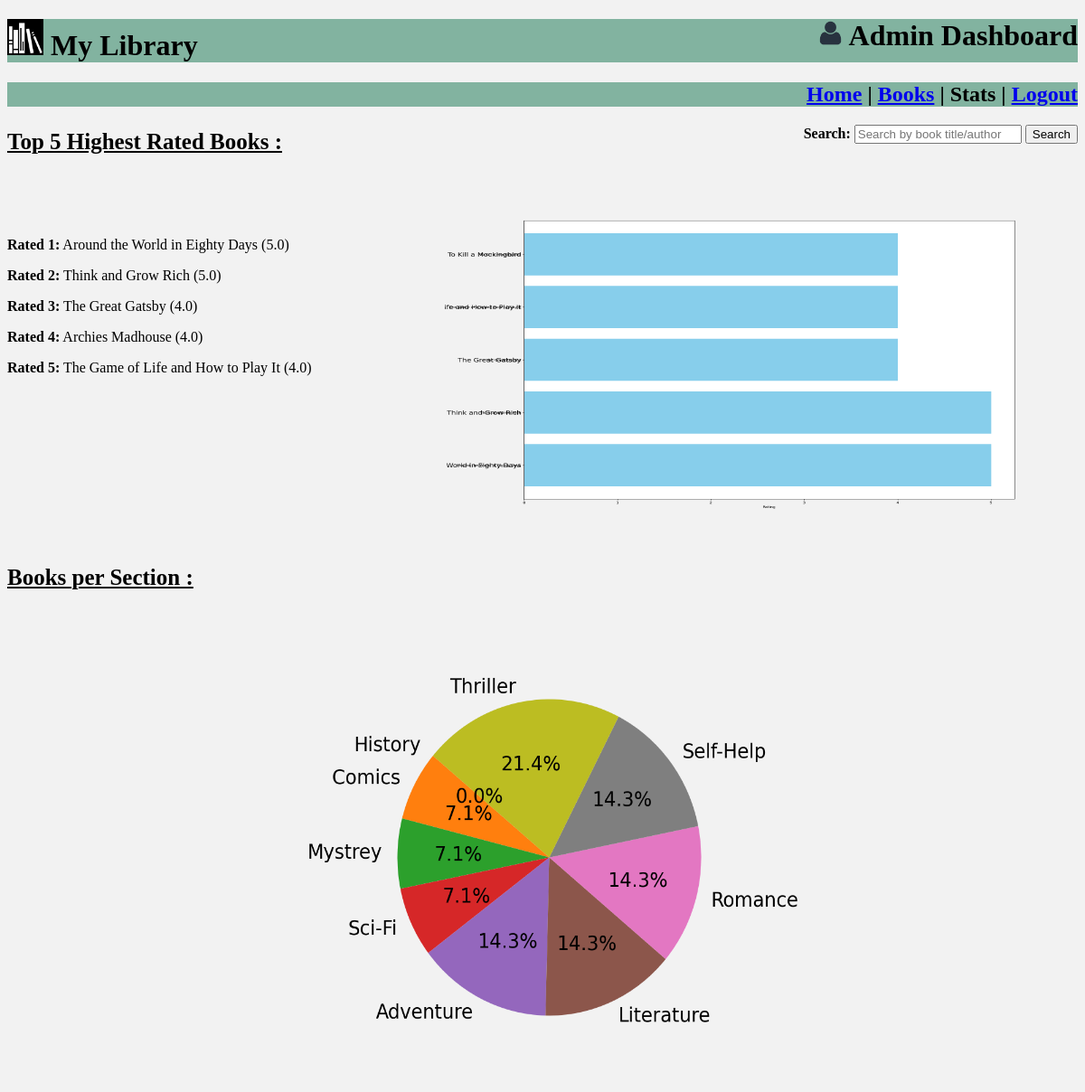
Screenshot of /admin_stats with the database file from the repository.
### app.py (models this page shows)
class Books(db.Model):
    Book_id=db.Column(db.Integer,primary_key=True,autoincrement=True)
    Title=db.Column(db.String,nullable=False,unique=True)
    Content=db.Column(db.LargeBinary,nullable=False)
    Authors=db.Column(db.String,nullable=False)
    Section=db.Column(db.String,db.ForeignKey(Section.Name),nullable=False)
    Cover=db.Column(db.String,unique=True)
    Pages=db.Column(db.Integer,nullable=False)
    children1 = db.relationship("Requests", back_populates="parent1", cascade="all, delete-orphan")
    children2 = db.relationship("Issued", back_populates="parent1", cascade="all, delete-orphan")
    children3 = db.relationship("Payments", back_populates="parent1", cascade="all, delete-orphan")
    children4 = db.relationship("Returned", back_populates="parent1", cascade="all, delete-orphan")
    children5 = db.relationship("Ratings", back_populates="parent1", cascade="all, delete-orphan")
    children6 = db.relationship("Reject", back_populates="parent1", cascade="all, delete-orphan")
    parent = db.relationship("Section", back_populates="children1")

### app.py (the view)
@app.route("/admin_stats")
def admin_stats():
    thread = Thread(target=generate_plots)
    thread.start()
    highest_rated_books = generate_plots()
    return render_template("admin_stats.html", books=highest_rated_books)

### app.py (called while the page is built)
def generate_bar(highest_rated_books):
    with app.app_context():
        plt.subplots(figsize=(22, 16), facecolor='#f2f2f2')
        plt.barh([book["Book Title"] for book in highest_rated_books],[book["Avg Rating"] for book in highest_rated_books], color='skyblue')
        plt.tick_params(axis='y', labelsize=18)
        plt.xlabel('Rating')
        plt.ylabel('Book Title')
        plt.gca().invert_yaxis()
        plt.savefig("./static/stats_barchart.png")
        plt.close()

def generate_pie(books_per_section):
    with app.app_context():
        b_by_s=sorted(books_per_section, key=lambda x: x["Books"])
        book_counts=[book["Books"] for book in b_by_s]
        sections=[book["Sec_Name"] for book in b_by_s]
        plt.subplots(figsize=(10, 8), facecolor='#f2f2f2')
        plt.pie(book_counts, labels=sections, autopct='%1.1f%%', startangle=140, textprops={'fontsize': 25})
        plt.axis('equal')
        plt.savefig("./static/stats_piechart.png")
        plt.close()

### templates/admin_stats.html (shortened to what this page needs)
<!DOCTYPE html>
<html lang="en">
    <head>
        <link rel="stylesheet" href="/static/admin_style.css" >
    </head>
    <body>
        <h1 style="text-align: left;">
            <img src="/static/app-logo.png" height="40px" width="40px">  My Library
            <span style="float: right;"><img src="/static/account-icon.png" height="27px" width="27px"> Admin Dashboard</span>
        </h1>
        <h2><a href='/admin_dashboard'><span title="Find all requested and issued books here."> Home</span></a> | <a href="/admin_books"><span title="Find all available books here"> Books</span></a> | <span title="See the overall performance of the library">Stats</span> | <a href="/"><span title="Logout"> Logout</span></a></h2>
        <div style="float: right;">
            <form action="/search" method="POST">
                <label for="search"><b>Search:</b></label>
                <input type="text" id="search" name="search" placeholder="Search by book title/author" required>
                <button type="submit">Search</button>
            </form>
        </div>
        <h3 style="font-size: 25px;"><u>Top 5 Highest Rated Books :</u></h3>
        <div class="rating">
            <div class="books" style="overflow: hidden;">
                <div style="float: left; margin-top: 50px;">
                    {% for i in books %}
                    <p><b>Rated {{loop.index}}:</b> {{i["Book Title"]}} ({{i["Avg Rating"]}})</p>
                    {% endfor %}
                </div>
                <div style="float: right;">
                    <img class="image" src="./static/stats_barchart.png" height="400px" width="700px">
                </div>
            </div>
        </div>
        <div>
            <h3 style="font-size: 25px;"><u>Books per Section : </u></h3>
            <br>
            <div style="text-align: center;">
            <img class="image" src="./static/stats_piechart.png" height="500px" width="600px" >
            </div>
        </div>
    </body>
</html>

### static/admin_style.css (style rules this page uses)
h1 { background-color: #82b3a0; }
h2 { text-align: right; background-color:#82b3a0; }
body { background-color: #f2f2f2; }

### rows the page displays
Books: Title "Around the World in Eighty Days", i "5.0"
Books: Title "Think and Grow Rich", i "5.0"
Books: Title "The Great Gatsby", i "4.0"
Books: Title "Archies Madhouse", i "4.0"
Books: Title "The Game of Life and How to Play It", i "4.0"
